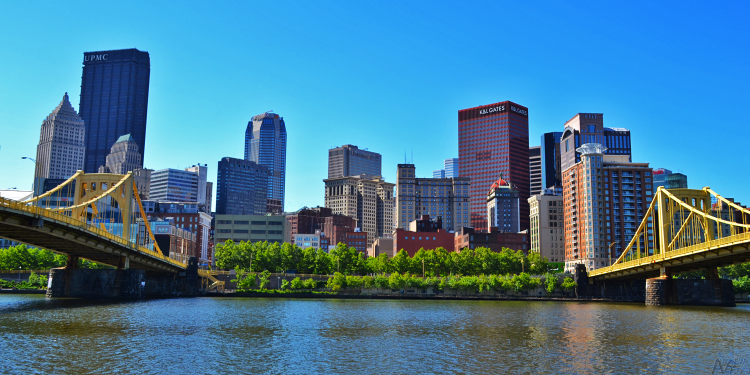
#> input picture ps1_python_Kinneer_Jared/input/im3.png, 1500 x 750 px (shown at 1/2 size)
$ python ps1_python_Kinneer_Jared.py
#> lines starting #> are read from the running program, lines starting #| are printed output that depends on the picture
import numpy as np
import cv2
import random
import scipy

# [64 lines left out: function kmeans_single, not called in this run]


def kmeans_multiple(X, K, iters, R):
    m, n = X.shape

    ids = np.empty([m,1])

    means = np.empty([K, n])

    ssd = 0

    #find the range of values in m
    #min_m is of size n, holds mins of all measurements of n_i
    min_m = np.min(X, axis=0)
    max_m = np.max(X, axis=0)

    #find best random means to start
    best_mean = np.empty([K, n])
    current_mean = np.empty([K, n])

    start_ssd = 0
    current_ssd = 0
    for y in range(K):
        for z in range(n):
            current_mean[y][z] = random.random()
    best_mean = current_mean

    #finds distances between all m points and current K means
    distances = scipy.spatial.distance.cdist(X, current_mean)
    for z in range(m):
        #find minimum distance of each point and attach it to the ids list
        closest_cluster_idx = np.argmin(distances[z])
        ids[z][0] = closest_cluster_idx
    #calculate ssd
    for i in range(m):
        cluster = int(ids[i][0])
        distance = X[i] - current_mean[cluster]
        start_ssd += distance**2

    #do the above R times and figure out lowest ssd and use that for iters loops
    for r in range(R):
        current_mean = np.empty([K, n])
        current_ssd = 0
        for y in range(K):
            for z in range(n):
                current_mean[y][z] = random.random()

        #finds distances between all m points and current K means
        distances = scipy.spatial.distance.cdist(X, current_mean)
        for z in range(m):
            #find minimum distance of each point and attach it to the ids list
            closest_cluster_idx = np.argmin(distances[z])
            ids[z][0] = closest_cluster_idx
        #calculate ssd
        for i in range(m):
            cluster = int(ids[i][0])
            distance = X[i] - current_mean[cluster]
            current_ssd += distance**2


        if (np.sum(current_ssd) < np.sum(start_ssd)):
            best_mean = current_mean
            start_ssd = current_ssd

    means = best_mean

    #loop over in range iters
    for y in range(iters):

        #finds distances between all m points and current K means
        distances = scipy.spatial.distance.cdist(X, means)
        for z in range(m):
            #find minimum distance of each point and attach it to the ids list
            closest_cluster_idx = np.argmin(distances[z])
            ids[z][0] = closest_cluster_idx

        #calculate new average
        sum = np.zeros([K,n])
        points_in_cluster = [0] * K
        for v in range(m):
            current_cluster = int(ids[v][0])
            points_in_cluster[current_cluster] += 1
            for a in range(n):
                sum[current_cluster][a] += X[v][a]

        for i in range(K):
            for j in range(n):
                if (points_in_cluster[i] != 0):
                    means[i][j] = sum[i][j]/points_in_cluster[i]

    #calculate ssd
    for i in range(m):
        cluster = int(ids[i][0])

        distance = X[i] - means[cluster]
        ssd += distance**2

    return (ids, means, ssd)

#load images
img1 = cv2.imread("./input/im3.png")
#> img1 is the input picture: shape (750, 1500, 3); mean B, G, R 149.7, 122.5, 71.5
#normalize
temp0 = cv2.normalize(img1.astype('float'), None, 0.0, 1.0, cv2.NORM_MINMAX)
temp1 = cv2.resize(temp0, (100,100))
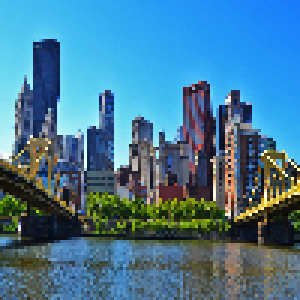
#> temp1: shape (100, 100, 3) float64 (shown 3 times larger); mean B, G, R 0.587, 0.48, 0.28

final = np.reshape(temp1, (temp1.shape[0] * temp1.shape[1], temp1.shape[2]))

ids, means, ssd = kmeans_multiple(final, 7, 30, 20)
#> in kmeans_multiple, `min_m = np.min(X, axis=0)`: min_m = [0, 0.0333, 0.00392]
#> in kmeans_multiple, `max_m = np.max(X, axis=0)`: max_m = [1, 1, 1]
#> after the loop in kmeans_multiple, `for z in range(m):`: ids = 10000 values, max 5 at index 4577, min 0 at index 0, mean 0.756
#> the loop in kmeans_multiple, `for i in range(m):` made 10000 passes
#> (distance, start_ssd) on passes 1 to 3: ([0.0968, -0.00501, -0.134], [0.00936, 2.51e-05, 0.018]), ([0.0968, -0.0129, -0.15], [0.0187, 0.00019, 0.0405]), ([0.0968, -0.0129, -0.15], [0.0281, 0.000356, 0.063])
#> after the loop in kmeans_multiple, `for i in range(m):`: start_ssd = [195.6, 447.8, 442.7]
#> after the loop in kmeans_multiple, `for r in range(R):`: best_mean = [[0.603, 0.588, 0.445], [0.596, 0.385, 0.576], [0.29, 0.189, 0.187], [0.613, 0.657, 0.477], [0.0898, 0.758, 0.877], [0.923, 0.842, 0.898], [0.923, 0.541, 0.391]]; ids = 10000 values, max 6 at index 5114, min 0 at index 1212, mean 2.26; start_ssd = [137.7, 201.7, 236.4]
#> in kmeans_multiple, `means = best_mean`: means has the same summary as best_mean
#> after the loop in kmeans_multiple, `for y in range(iters):`: ids = 10000 values, max 6 at index 0, min 0 at index 1314, mean 3.15; means = [[0.592, 0.471, 0.35], [0.371, 0.301, 0.248], [0.144, 0.143, 0.127], [0.623, 0.745, 0.807], [0.2, 0.464, 0.489], [0.95, 0.837, 0.437], [0.956, 0.651, 0.193]]
#> the loop in kmeans_multiple, `for i in range(m):` made 10000 passes
#> (distance, ssd) on passes 1 to 3: ([-0.0147, 0.102, 0.093], [0.000215, 0.0105, 0.00865]), ([-0.0147, 0.0945, 0.0773], [0.000431, 0.0194, 0.0146]), ([-0.0147, 0.0945, 0.0773], [0.000646, 0.0283, 0.0206])
#> after the loop in kmeans_multiple, `for i in range(m):`: ssd = [61.45, 52.56, 81.04]
#> ssd = [61.45, 52.56, 81.04]

#debugging
#recolor img1
recolored = final
for i in range(10000):
    cluster = int(ids[i][0])
    recolored[i] = means[cluster]

show = np.reshape(recolored, (100,100,3)) * 255
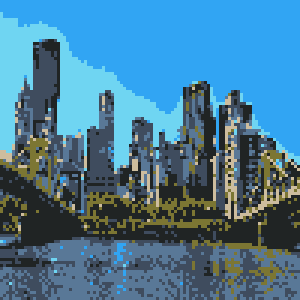
#> show: shape (100, 100, 3) float64 (shown 3 times larger); mean of channels 0, 1, 2 149.8, 122.5, 71.5; drawn as B, G, R
show = show.astype('uint8')

cv2.imwrite("./output/im3_k7.png", show)

# [28 lines of commented-out code are left out]

$ run again, with ps1_python_Kinneer_Jared/input/im1.jpg saved as ps1_python_Kinneer_Jared/input/im3.png
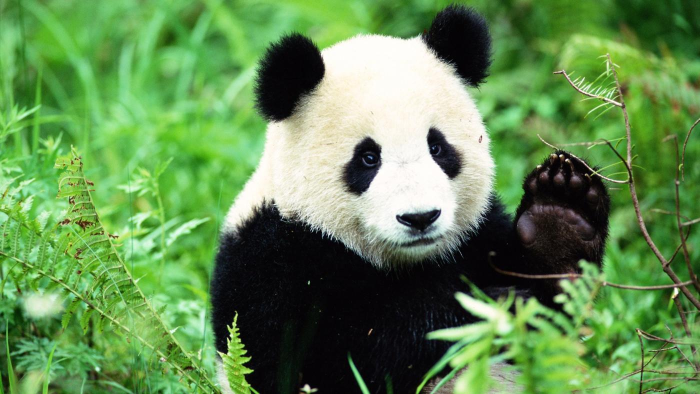
#> input picture ps1_python_Kinneer_Jared/input/im1.jpg, 1400 x 788 px (shown at 1/2 size)
#> img1 is the input picture: shape (788, 1400, 3); mean B, G, R 81.5, 139.5, 98.2
#> `temp1 = cv2.resize(temp0, (100,100))`:
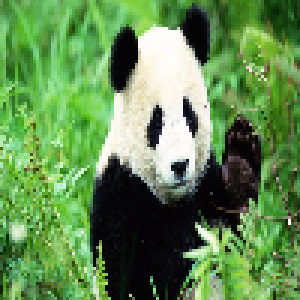
#> temp1: shape (100, 100, 3) float64 (shown 3 times larger); mean B, G, R 0.319, 0.546, 0.385
#> min_m = [0, 0.00353, 0.00196]
#> max_m = [0.988, 1, 1]
#> the loop in kmeans_multiple, `for z in range(m):` made 10000 passes
#> closest_cluster_idx on passes 1 to 3: 1, 1, 1
#> after the loop in kmeans_multiple, `for z in range(m):`: ids = 10000 values, max 4 at index 8, min 0 at index 1149, mean 1.91
#> the loop in kmeans_multiple, `for i in range(m):` made 10000 passes
#> (cluster, distance, start_ssd) on passes 1 to 3: (1, [0.0641, 0.0745, -0.0191], [0.00411, 0.00555, 0.000366]), (1, [-0.0953, -0.0457, -0.167], [0.0132, 0.00764, 0.0282]), (1, [-0.087, -0.0147, -0.172], [0.0208, 0.00786, 0.0579])
#> after the loop in kmeans_multiple, `for i in range(m):`: start_ssd = [272.9, 555.9, 635.8]
#> after the loop in kmeans_multiple, `for r in range(R):`: best_mean = [[0.492, 0.863, 0.717], [0.674, 0.151, 0.987], [0.411, 0.612, 0.387], [0.047, 0.471, 0.151], [0.0325, 0.617, 0.63], [0.105, 0.549, 0.347], [0.383, 0.776, 0.49]]; ids = 10000 values, max 6 at index 8, min 0 at index 340, mean 3.28; start_ssd = [258.5, 443.2, 120]
#> in kmeans_multiple, `means = best_mean`: means has the same summary as best_mean
#> after the loop in kmeans_multiple, `for y in range(iters):`: ids = 10000 values, max 6 at index 18, min 0 at index 950, mean 3.29; means = [[0.886, 0.944, 0.941], [0.674, 0.151, 0.987], [0.233, 0.588, 0.333], [0.0479, 0.048, 0.0433], [0.346, 0.737, 0.452], [0.141, 0.371, 0.211], [0.538, 0.817, 0.6]]
#> the loop in kmeans_multiple, `for i in range(m):` made 10000 passes
#> (cluster, distance, ssd) on passes 1 to 3: (2, [0.0897, -0.00253, 0.0528], [0.00804, 6.4e-06, 0.00278]), (5, [0.0228, 0.0946, 0.0271], [0.00856, 0.00895, 0.00352]), (5, [0.0311, 0.126, 0.0215], [0.00952, 0.0247, 0.00398])
#> after the loop in kmeans_multiple, `for i in range(m):`: ssd = [43.43, 45.61, 33.12]
#> the loop `for i in range(10000):` made 10000 passes
#> cluster on passes 1 to 3: 2, 5, 5
#> `show = np.reshape(recolored, (100,100,3)) * 255`:
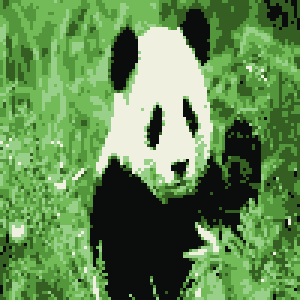
#> show: shape (100, 100, 3) float64 (shown 3 times larger); mean of channels 0, 1, 2 81.4, 139.3, 98.1; drawn as B, G, R

$ run again, with ps1_python_Kinneer_Jared/input/im2.jpg saved as ps1_python_Kinneer_Jared/input/im3.png
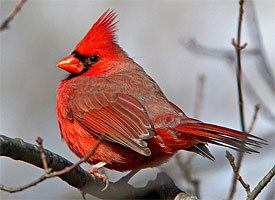
#> input picture ps1_python_Kinneer_Jared/input/im2.jpg, 275 x 200 px
#> img1 is the input picture: shape (200, 275, 3); mean B, G, R 127.9, 130.1, 154.3
#> `temp1 = cv2.resize(temp0, (100,100))`:
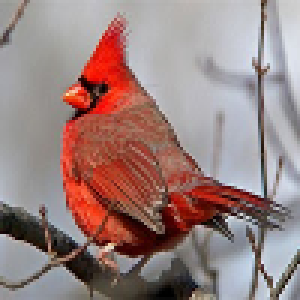
#> temp1: shape (100, 100, 3) float64 (shown 3 times larger); mean B, G, R 0.501, 0.51, 0.605
#> min_m = [0, 0, 0]
#> max_m = [0.963, 0.9, 1]
#> the loop in kmeans_multiple, `for z in range(m):` made 10000 passes
#> closest_cluster_idx on passes 1 to 3: 3, 3, 3
#> after the loop in kmeans_multiple, `for z in range(m):`: ids = 10000 values, max 5 at index 2925, min 0 at index 29, mean 1.44
#> the loop in kmeans_multiple, `for i in range(m):` made 10000 passes
#> (cluster, distance, start_ssd) on passes 1 to 3: (3, [0.0328, -0.284, 0.119], [0.00108, 0.0807, 0.0142]), (3, [0.0294, -0.279, 0.117], [0.00194, 0.158, 0.0279]), (3, [0.0147, -0.29, 0.105], [0.00215, 0.243, 0.039])
#> after the loop in kmeans_multiple, `for i in range(m):`: start_ssd = [191.6, 551.7, 535.9]
#> after the loop in kmeans_multiple, `for r in range(R):`: best_mean = [[0.561, 0.0124, 0.742], [0.336, 0.0457, 0.281], [0.24, 0.953, 0.352], [0.288, 0.359, 0.947], [0.634, 0.621, 0.716], [0.388, 0.414, 0.651], [0.00152, 0.192, 0.334]]; ids = 10000 values, max 6 at index 8517, min 0 at index 0, mean 1.63; start_ssd = [135.1, 118.9, 121.3]
#> in kmeans_multiple, `means = best_mean`: means has the same summary as best_mean
#> after the loop in kmeans_multiple, `for y in range(iters):`: ids = 10000 values, max 6 at index 88, min 1 at index 8, mean 4; means = [[0.561, 0.0124, 0.742], [0.326, 0.373, 0.531], [0.24, 0.953, 0.352], [0.142, 0.214, 0.762], [0.762, 0.74, 0.733], [0.603, 0.598, 0.606], [0.112, 0.136, 0.245]]
#> the loop in kmeans_multiple, `for i in range(m):` made 10000 passes
#> (cluster, distance, ssd) on passes 1 to 3: (5, [0.0134, 0.0262, 0.0176], [0.000181, 0.000689, 0.00031]), (5, [0.01, 0.0316, 0.0152], [0.000281, 0.00169, 0.000541]), (5, [-0.00469, 0.0199, 0.0034], [0.000303, 0.00208, 0.000552])
#> after the loop in kmeans_multiple, `for i in range(m):`: ssd = [44.79, 38.28, 66.51]
#> the loop `for i in range(10000):` made 10000 passes
#> cluster on passes 1 to 3: 5, 5, 5
#> `show = np.reshape(recolored, (100,100,3)) * 255`:
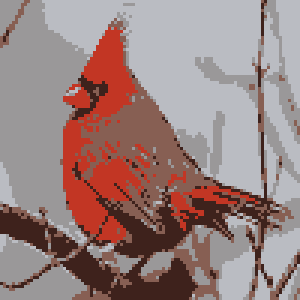
#> show: shape (100, 100, 3) float64 (shown 3 times larger); mean of channels 0, 1, 2 127.8, 130.1, 154.3; drawn as B, G, R
